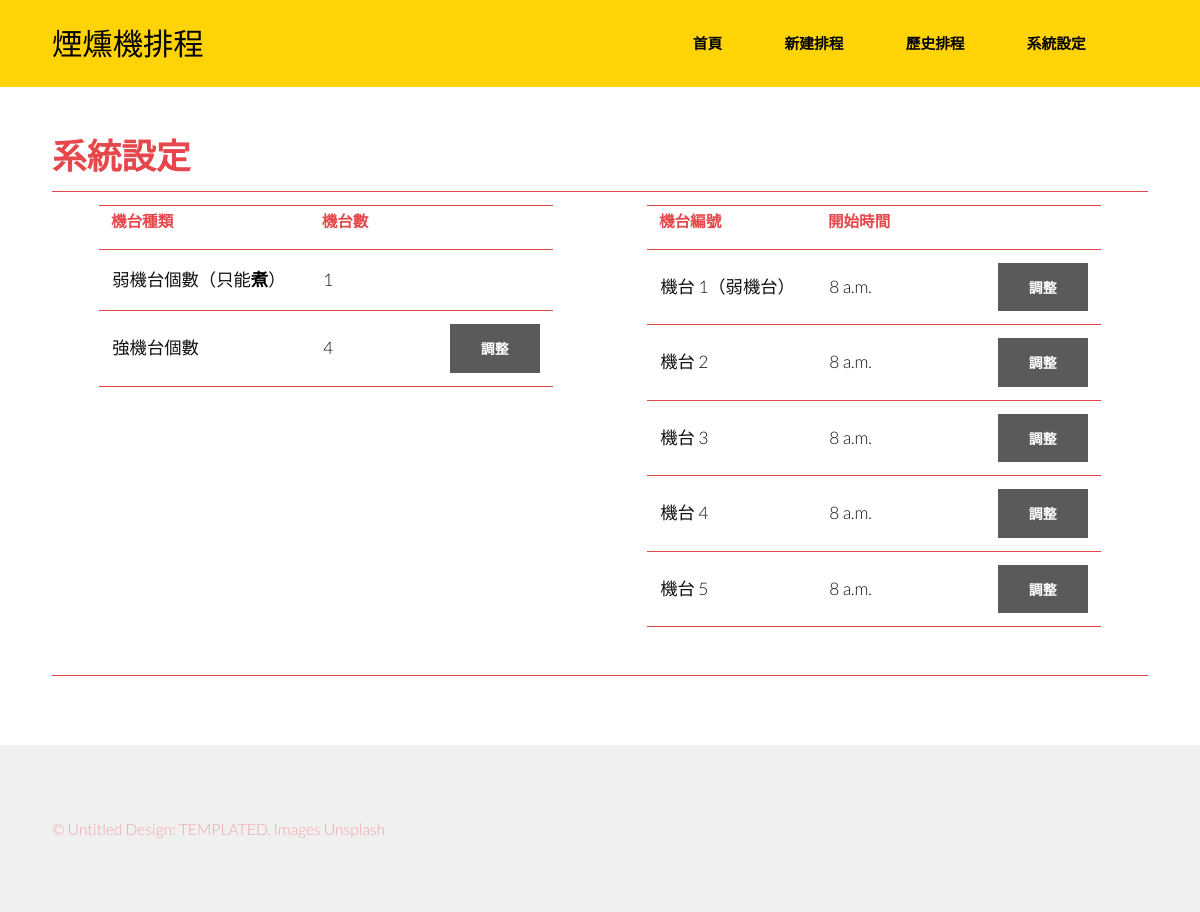
/settings/, run on an earlier commit of the app's database.
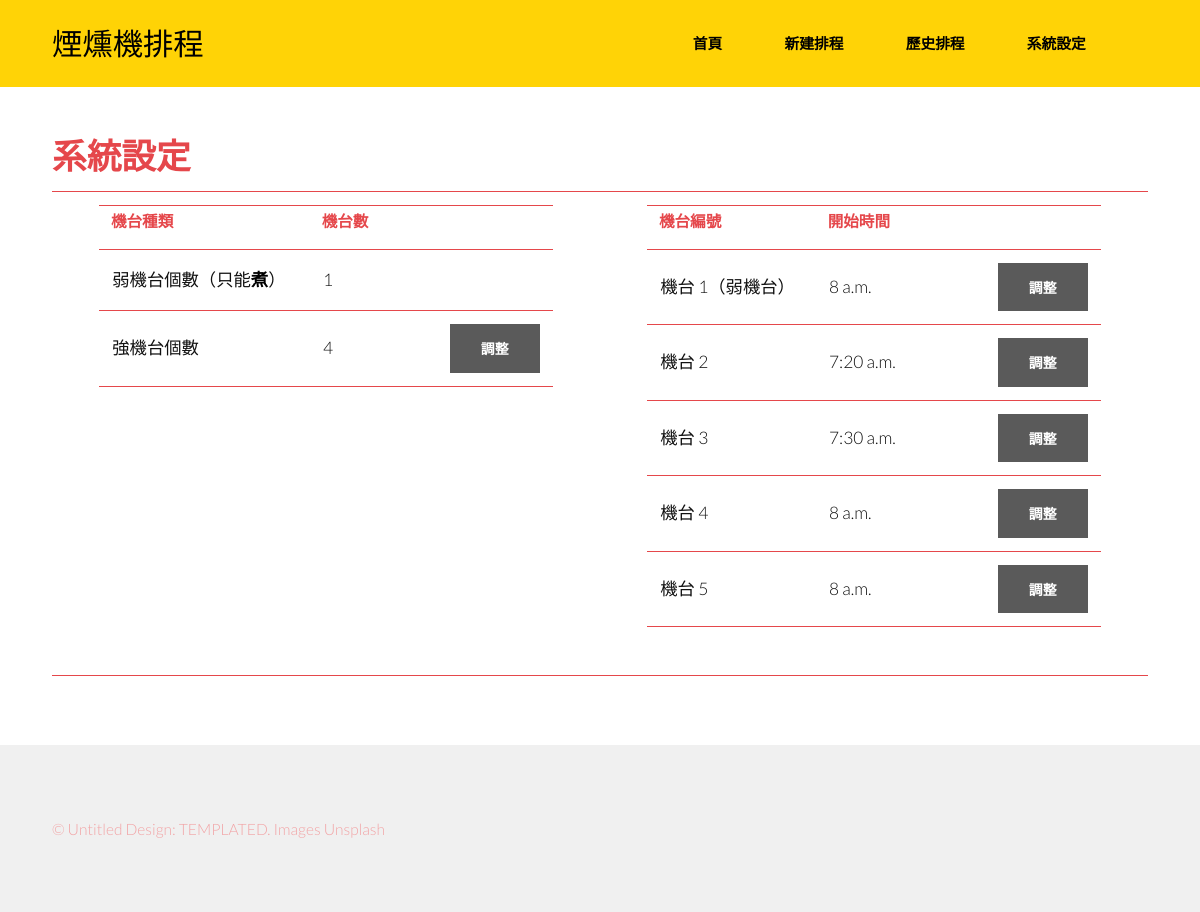
And on a later commit of the database.
### machine_scheduling/models.py (models this page shows)
class WeakMachineInfo(models.Model):
    index = models.IntegerField(primary_key = True)
    startTime = models.TimeField(default = datetime.time(hour = 8))

class StrongMachineInfo(models.Model):
    index = models.IntegerField(primary_key = True)
    startTime = models.TimeField(default = datetime.time(hour = 8))

### machine_scheduling/views.py (the view)
# urls.py: path('settings/', settings),
def settings(request):
    num_weak_machine = WeakMachineInfo.objects.count()
    num_strong_machine = StrongMachineInfo.objects.count()
    weakMachine = WeakMachineInfo.objects.get(index = 1)
    strongMachines = StrongMachineInfo.objects.all()
    return render(request, 'machine_scheduling/settings/settings.html', locals())

### templates/machine_scheduling/settings/settings.html
{% extends '../../base.html' %}
{% block content %}
    <section id="main">
        <div  class="inner">
            <header class="major special">
                <h1>系統設定</h1>
            </header>
            <table>
                <tr>
                <td>
                <table style = "width: 12cm; margin-left: auto; margin-right: auto;">
                    <col style="width: 50%;">
                    <col style="width: 30%;">
                    <col style="width: 20%;">
                    <tr>
                        <th>機台種類</th>
                        <th>機台數</th>
                        <th></th>
                    </tr>
                    <tr>
                        <td>弱機台個數（只能<strong>煮</strong>）</td>
                        <td>{{num_weak_machine}}</td>
                        <td></td>
                    </tr>
                    <tr>
                        <td>強機台個數</td>
                        <td>{{num_strong_machine}}</td>
                        <td><a href="./strongMachineNum" class="button">調整</a></td>
                    </tr>
                </table>
                </td>
                <td>
                <table style = "width: 12cm; margin-left: auto; margin-right: auto;">
                    <col style="width: 40%;">
                    <col style="width: 40%;">
                    <col style="width: 20%;">
                    <tr>
                        <th>機台編號</th>
                        <th>開始時間</th>
                        <th></th>
                    </tr>
                    <tr>
                        <td>機台 1（弱機台）</td>
                        <td>{{weakMachine.startTime}}</td>
                        <td><a href="./startTime/weakMachine/{{weakMachine.index}}" class="button">調整</a></td>
                    </tr>
                    {%for machine in strongMachines %}
                        <tr>
                            <td>機台 {{machine.index}}</td>
                            <td>{{machine.startTime}}</td>
                            <td><a href="./startTime/strongMachine/{{machine.index}}" class="button">調整</a></td>
                        </tr>
                    {%endfor%}
                </table>
                </td>
                </tr>
        </table>
    </section>
{% endblock %}

### templates/base.html (shortened to what this page needs)
<!DOCTYPE html>
{%load static%}
	<head>
		<link rel="stylesheet" href="{%static "assets/css/main.css"%}"/>
	</head>
	<body>
        <header id="header">
            <div class="inner">
                <a href="/" class="logo">煙燻機排程</a>
                <nav id="nav">
                    <a href="/">首頁</a>
					<a href="/new_schedule/upload/">新建排程</a>
					<a href = "/history_schedule/">歷史排程</a>
					<a href="/settings/">系統設定</a>
                </nav>
                <a href="#navPanel" class="navPanelToggle"></a>
            </div>
        </header>
        {% block content %}
        {% endblock %}
			<section id="footer">
				<div class="inner">
					<div class="copyright">
						&copy; Untitled Design: <a href="https://templated.co/">TEMPLATED</a>. Images <a href="https://unsplash.com/">Unsplash</a>
					</div>
				</div>
			</section>
	</body>

What changed in the data, as far as the page shows it:
changed StrongMachineInfo id 2: startTime "8 a.m." → "7:20 a.m."
changed StrongMachineInfo id 3: startTime "8 a.m." → "7:30 a.m."
